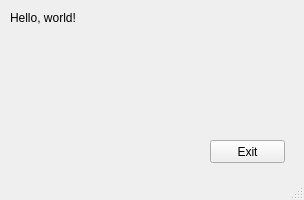
<?xml version="1.0" encoding="UTF-8"?>
<ui version="4.0">
 <class>MainWindow</class>
 <widget class="QMainWindow" name="MainWindow">
  <property name="geometry">
   <rect>
    <x>0</x>
    <y>0</y>
    <width>304</width>
    <height>200</height>
   </rect>
  </property>
  <property name="windowTitle">
   <string>MainWindow</string>
  </property>
  <widget class="QWidget" name="centralwidget">
   <widget class="QPushButton" name="btnExit">
    <property name="geometry">
     <rect>
      <x>210</x>
      <y>140</y>
      <width>75</width>
      <height>23</height>
     </rect>
    </property>
    <property name="text">
     <string>Exit</string>
    </property>
   </widget>
   <widget class="QLabel" name="lblHello">
    <property name="geometry">
     <rect>
      <x>10</x>
      <y>10</y>
      <width>91</width>
      <height>16</height>
     </rect>
    </property>
    <property name="text">
     <string>Hello, world!</string>
    </property>
    <property name="textFormat">
     <enum>Qt::AutoText</enum>
    </property>
   </widget>
  </widget>
  <widget class="QMenuBar" name="menubar">
   <property name="geometry">
    <rect>
     <x>0</x>
     <y>0</y>
     <width>304</width>
     <height>15</height>
    </rect>
   </property>
  </widget>
  <widget class="QStatusBar" name="statusbar"/>
 </widget>
 <resources/>
 <connections/>
</ui>
